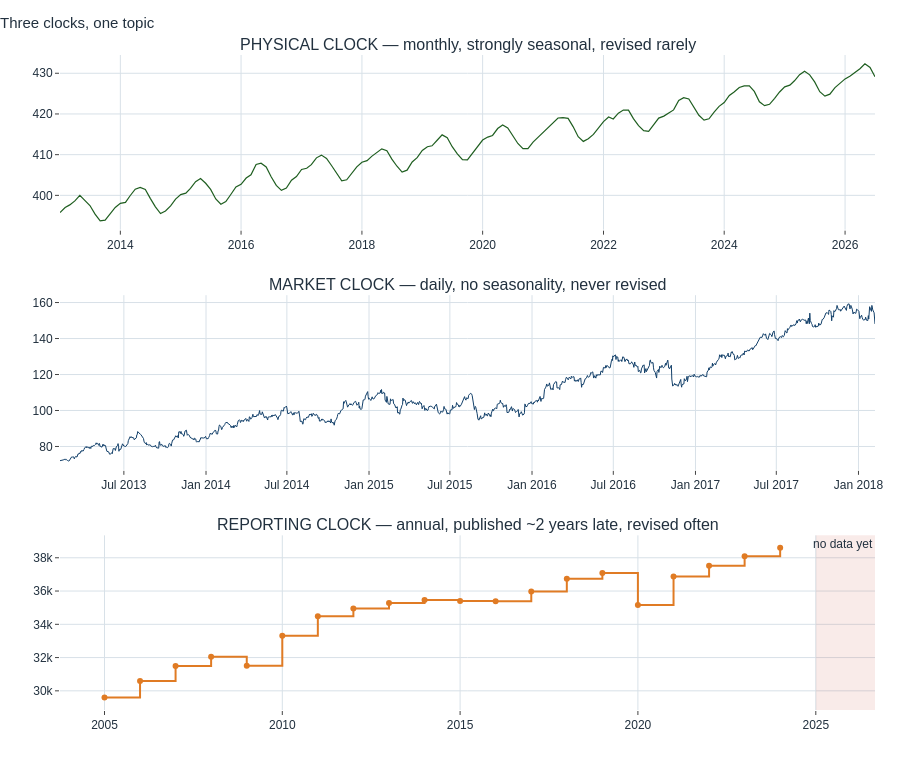

Notebook code cell kept with this figure:
### Markdown cell above
Look hard at that third line. It is **2026**, and the most recent world
emissions figure in the flagship public dataset is for **2024**.

That gap is not a data-quality problem to be cleaned away. It is the structural
feature that makes ESG forecasting different from forecasting prices, and
almost everything else in this lecture follows from it.

### Code cell
fig = make_subplots(rows=3, cols=1, vertical_spacing=0.10, subplot_titles=[
    "PHYSICAL CLOCK — monthly, strongly seasonal, revised rarely",
    "MARKET CLOCK — daily, no seasonality, never revised",
    "REPORTING CLOCK — annual, published ~2 years late, revised often"])

m = co2.loc["2013":]
fig.add_trace(go.Scatter(x=m.index, y=m.co2, line=dict(color=E.COLOURS["dark_green"], width=1.2),
                         name="Mauna Loa CO₂ (ppm)"), row=1, col=1)
fig.add_trace(go.Scatter(x=nee.index, y=nee.values, line=dict(color=E.COLOURS["blue"], width=1),
                         name="NEE close (US$)"), row=2, col=1)
w = world.loc[2005:]
fig.add_trace(go.Scatter(x=pd.to_datetime([f"{y}-01-01" for y in w.index]), y=w.values,
                         line=dict(color=E.COLOURS["orange"], width=2, shape="hv"),
                         mode="lines+markers", name="World CO₂ (Mt)"), row=3, col=1)
fig.add_vrect(x0="2025-01-01", x1="2026-09-01", fillcolor=E.COLOURS["red"], opacity=0.10,
              line_width=0, row=3, col=1, annotation_text="no data yet")
fig.update_layout(height=760, showlegend=False, title="Three clocks, one topic")
fig.show()

### Figure 1 — Plotly figure (JSON) as saved in the notebook; plotly's stock layout.template omitted (floating-point values rounded to 4 significant figures; data arrays with more than 128 entries replaced by an {"elided": "..."} marker saying what was removed)
{"data": [{"line": {"color": "#1F5E20", "width": 1.2}, "name": "Mauna Loa CO₂ (ppm)", "type": "scatter", "x": {"elided": "163 str values"}, "xaxis": "x", "y": {"elided": "163 float values"}, "yaxis": "y"}, {"line": {"color": "#123F69", "width": 1}, "name": "NEE close (US$)", "type": "scatter", "x": {"elided": "1259 str values"}, "xaxis": "x2", "y": {"elided": "1259 float values"}, "yaxis": "y2"}, {"line": {"color": "#E07B24", "shape": "hv", "width": 2}, "mode": "lines+markers", "name": "World CO₂ (Mt)", "type": "scatter", "x": ["2005-01-01T00:00:00.000000", "2006-01-01T00:00:00.000000", "2007-01-01T00:00:00.000000", "2008-01-01T00:00:00.000000", "2009-01-01T00:00:00.000000", "2010-01-01T00:00:00.000000", "2011-01-01T00:00:00.000000", "2012-01-01T00:00:00.000000", "2013-01-01T00:00:00.000000", "2014-01-01T00:00:00.000000", "2015-01-01T00:00:00.000000", "2016-01-01T00:00:00.000000", "2017-01-01T00:00:00.000000", "2018-01-01T00:00:00.000000", "2019-01-01T00:00:00.000000", "2020-01-01T00:00:00.000000", "2021-01-01T00:00:00.000000", "2022-01-01T00:00:00.000000", "2023-01-01T00:00:00.000000", "2024-01-01T00:00:00.000000"], "xaxis": "x3", "y": [29600.0, 30590.0, 31500.0, 32050.0, 31510.0, 33320.0, 34480.0, 34950.0, 35280.0, 35470.0, 35400.0, 35390.0, 35970.0, 36730.0, 37090.0, 35160.0, 36870.0, 37530.0, 38090.0, 38600.0], "yaxis": "y3"}], "layout": {"annotations": [{"font": {"size": 16}, "showarrow": false, "text": "PHYSICAL CLOCK — monthly, strongly seasonal, revised rarely", "x": 0.5, "xanchor": "center", "xref": "paper", "y": 1, "yanchor": "bottom", "yref": "paper"}, {"font": {"size": 16}, "showarrow": false, "text": "MARKET CLOCK — daily, no seasonality, never revised", "x": 0.5, "xanchor": "center", "xref": "paper", "y": 0.6333, "yanchor": "bottom", "yref": "paper"}, {"font": {"size": 16}, "showarrow": false, "text": "REPORTING CLOCK — annual, published ~2 years late, revised often", "x": 0.5, "xanchor": "center", "xref": "paper", "y": 0.2667, "yanchor": "bottom", "yref": "paper"}, {"showarrow": false, "text": "no data yet", "x": "2026-09-01", "xanchor": "right", "xref": "x3", "y": 1, "yanchor": "top", "yref": "y3 domain"}], "height": 760, "shapes": [{"fillcolor": "#C0392B", "line": {"width": 0}, "opacity": 0.1, "type": "rect", "x0": "2025-01-01", "x1": "2026-09-01", "xref": "x3", "y0": 0, "y1": 1, "yref": "y3 domain"}], "showlegend": false, "title": {"text": "Three clocks, one topic"}, "xaxis": {"anchor": "y", "domain": [0, 1]}, "xaxis2": {"anchor": "y2", "domain": [0, 1]}, "xaxis3": {"anchor": "y3", "domain": [0, 1]}, "yaxis": {"anchor": "x", "domain": [0.7333, 1]}, "yaxis2": {"anchor": "x2", "domain": [0.3667, 0.6333]}, "yaxis3": {"anchor": "x3", "domain": [0, 0.2667]}}}
